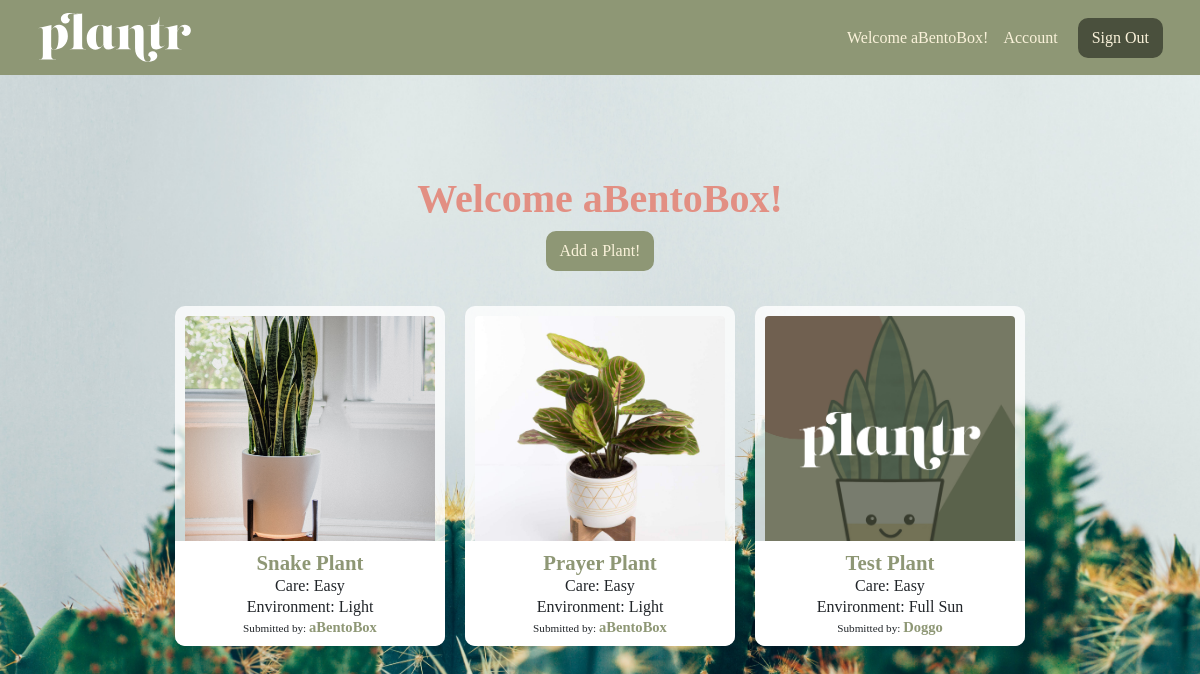
/plantr/ (signed in), run on the app's committed database.
### login_app/models.py (models this page shows)
class User(models.Model):
   alias = models.CharField(max_length=50)
   fname = models.CharField(max_length=50)
   lname = models.CharField(max_length=50)
   email = models.CharField(max_length=50)
   password = models.CharField(max_length=50)
   created_at = models.DateTimeField(auto_now_add = True)
   updated_at = models.DateTimeField(auto_now = True)
   objects = UserManager()

### plantApp/models.py (models this page shows, shortened)
class Plant(models.Model):
   LEVELS = (
   (0, ''),
   (1, 'Easy'),
   (2, 'Medium'),
   (3, 'Hard'),
)
   poster = models.ForeignKey(User, related_name = "user_plants", on_delete = models.CASCADE)
   plantName = models.CharField(max_length=50)
   plantAlt = models.CharField(max_length=255, blank=True, default='')
   level = models.CharField(max_length=50)
   env = models.CharField(max_length=1, choices=LEVELS)
   desc = models.CharField(max_length=255)
   plantImg = models.ImageField(upload_to='plants/', null=True, blank=True, default='../static/default_plant.jpg')
   users_fav = models.ManyToManyField(User, related_name = 'fav_plants')
   objects = plantsManager()

### plantApp/views.py (the view)
# urls.py: path('', views.index),
def index(request):
   if 'user_id' not in request.session:
      messages.error(request, "Must be logged in!")
      return redirect('/')
   current_user = User.objects.get(id=request.session['user_id'])
   context = {
      'plants': Plant.objects.all(),
      'user': current_user,
      'model': Plant,
   }
   return render(request, 'plantr.html', context)

### plantApp/templates/plantr.html (shortened to what this page needs)
<!DOCTYPE html>
<html lang="en">
<head>
   <link href="https://cdn.jsdelivr.net/npm/bootstrap@5.0.1/dist/css/bootstrap.min.css" rel="stylesheet">
   {% load static %}
   <link rel="stylesheet" href="{% static 'plantApp/static/css/plantr.css' %}">
</head>
<body>
   <div id='container'>
      <nav class="navbar navbar-light">
         <div class="container-fluid">
            <a class="navbar-brand" href="/plantr">
               <img src="../static/plantr-light.svg" alt="" width="155" height="55">
            </a>
            <form class="d-flex">
               <span class="navbar-text">
                  Welcome {{ user.alias }}! &nbsp;&nbsp;
                  <a href="users/{{user.id}}">Account</a>
               </span>
               <a href="/logout" class="btn btn-danger" role="button">
                  Sign Out
                </a>
             </form>
         </div>
       </nav>
      <div class="container-lg main">
         <div class="container-sm text-center";">
            <h1 class="welcome">Welcome {{request.session.alias}}!</h1>
            <a href='/plantr/add' class="btn btn-warning">Add a Plant!</a>
         </div>
         <div class="container-sm">
            <div class="container-sm">
               <div class="row row-cols-4 justify-content-center">
                  {% for plant in plants %}
                  <div class="col-4 text-center">
                     {% if plant.plantImg %}
                     <a href="/plantr/{{ plant.id }}"><img src="{{ plant.plantImg.url }} " class="rounded mx-auto d-block" alt="..."></a>
                        {% else %}
                        <a href="/plantr/{{ plant.id }}"><img src="../static/default_plant.jpg" class="rounded mx-auto d-block" alt="..."></a>
                     {% endif %}
                     <div class='info'>
                        <a href="/plantr/{{ plant.id }}">{{ plant.plantName }}</a>
                        <p>Care: {{ plant.level }}</p>
                        <p>Environment: {{ plant.env }}</p>
                        <p class='sb'>Submitted by: <a href="/plantr/users/{{ plant.poster.id }}">{{ plant.poster.alias }}</a></p>
                     </div>
                  </div>
                  {% endfor %}
               </div>
            </div>
         </div>
      </div>
   </div>
</body>
</html>

### plantApp/static/css/plantr.css (style rules this page uses)
* { margin: 0; padding: 0; font-family:Georgia, 'Times New Roman', Times, serif; }
body { width: 100%; background: #8e9775; background: url("../../../static/plantr.jpeg") no-repeat center center fixed; background-size: cover; }
.navbar-text a { color: #faf2da !important; text-decoration: none; }
.container-lg.main { padding: 50px; margin-top: 50px; border-radius: 15px; }
.navbar.navbar-light { background-color: #8e9775; padding: 5px 25px; }
.navbar-light .navbar-text { color: #faf2da; font-weight: 100; }
.btn.btn-danger { background-color: #4a503d; color: #faf2da; border: 2px solid #4a503d; border-radius: 10px; margin-left: 20px; }
.btn.btn-warning { background-color: #8e9775; color: #faf2da; border: 2px solid #8e9775; border-radius: 10px; }
.col-4 { background-color: rgba(255, 255, 255, 0.8); position: relative; width: 270px; height: 340px; margin: 10px; display: flex; justify-content: center; align-items: center; overflow: hidden; border-radius: 10px; }
.rounded.mx-auto.d-block { margin-bottom: 70px; width: 250px; height: 250px; object-fit: cover; object-position: 50% 50%; transition: transform .5s; }
.info { position:absolute; top: 69%; left: 0; right: 0; padding: 6px 0 10px 0; margin-bottom: 15px; background-color: rgba(255, 255, 255, 1); }
.info a { text-decoration: none; font-weight: 800; font-size: 1.3em; color: #8e9775; }
.info p { margin-top: 5px; line-height: 5px; }
.sb { font-size: 0.7em !important; }
.row.row-cols-4 { max-width: 1300px; padding: 25px 0; }
.row.row-cols-4 img { flex-shrink: 0; min-width: 100%; min-height: 100% }
.welcome { font-weight: 800; color: #e28f83; }

### data on the page
User: alias "aBentoBox", session.alias "aBentoBox"
Plant: plantImg (picture), plantName "Snake Plant", level "Easy", env "Light", poster.alias "aBentoBox"
Plant: plantImg (picture), plantName "Prayer Plant", level "Easy", env "Light", poster.alias "aBentoBox"
Plant: plantName "Test Plant", level "Easy", env "Full Sun", poster.alias "Doggo"
